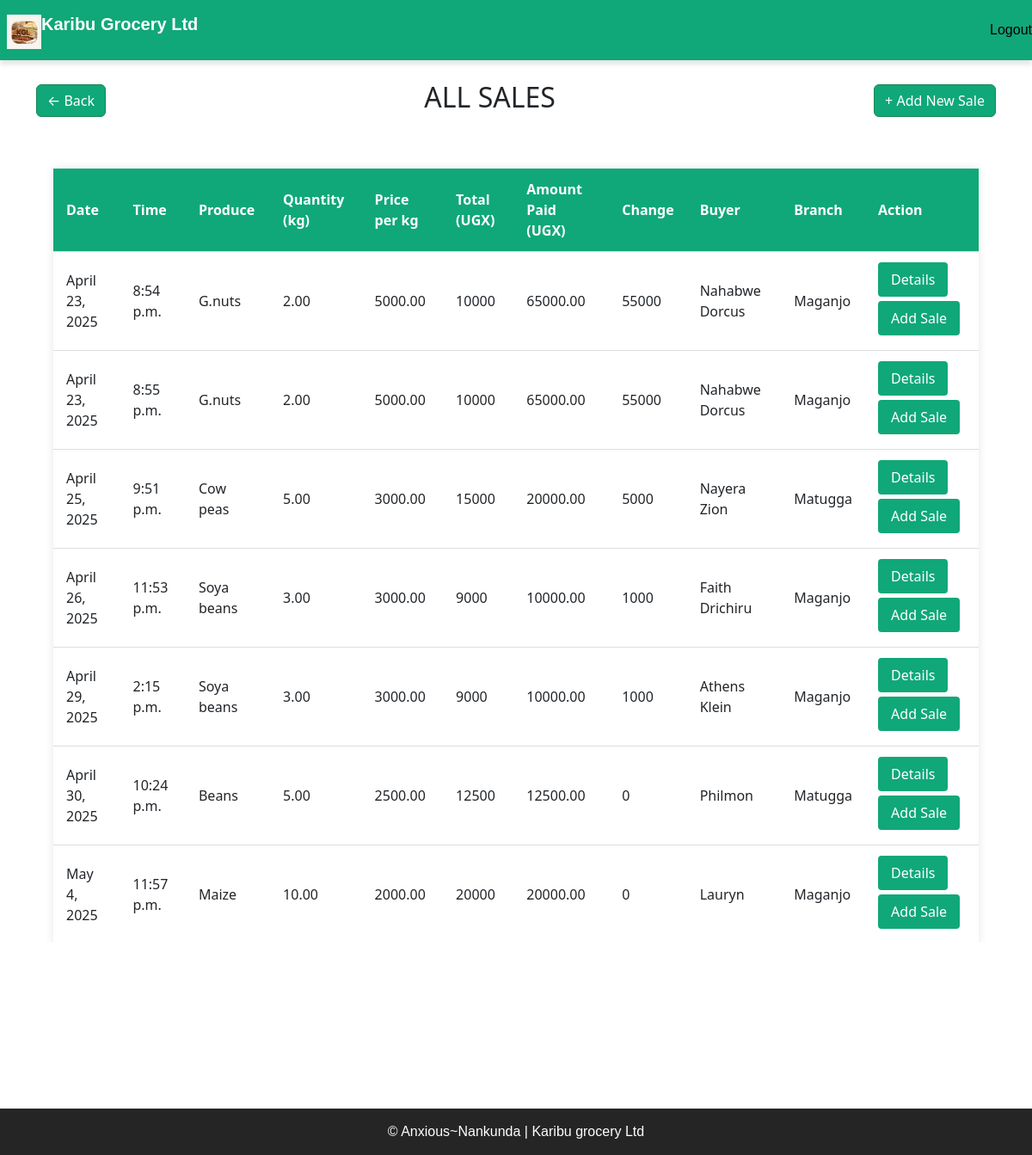
Screenshot of /allsales/ with the database file from the repository.
### home/models.py (models this page shows, shortened)
class Sale(models.Model):
    produce = models.ForeignKey(Produce, on_delete=models.SET_NULL, null=True)
    quantity = models.DecimalField(max_digits=10, decimal_places=2)
    price = models.DecimalField(max_digits=10, decimal_places=2)
    amount_paid_ugx = models.DecimalField(
        max_digits=15,
        decimal_places=2,
        validators=[MinValueValidator(10000)],
    )
    buyer_name = models.CharField(max_length=255, validators=[MinLengthValidator(2)])
    sales_agent = models.ForeignKey(
       Userprofile,
        on_delete=models.SET_NULL,
        null=True,
        blank=True,
    )
    branch = models.CharField(max_length=20, choices=BRANCH_CHOICES)
    date = models.DateField(auto_now_add=True)
    time = models.TimeField(auto_now_add=True)
    def get_total(self):
        expected_sales= self.price * self.quantity
        return int(expected_sales)
    def get_change(self):
        change = self.get_total() - self.amount_paid_ugx
        return abs(int(change))

class Produce(models.Model):
    name = models.CharField(max_length=100, unique=True)
    produce_type = models.CharField(max_length=50, validators=[MinLengthValidator(2)])
    price_per_kg = models.DecimalField(max_digits=10, decimal_places=2)
    def __str__(self):
        return self.name

### home/views.py (the view)
# urls.py: path('allsales/', views.allsales, name='allsales'),
def allsales(request):
    sales = Sale.objects.all()
    return render(request, 'home/allsales.html', {'sales': sales})

### home/templates/home/allsales.html (shortened to what this page needs)
{% extends 'base.html' %}
{% block content %}
<div class="container mt-4">
    <div class="d-flex justify-content-between align-items-center mb-3">
        <a href="javascript:history.back()" class="btn btn-success" style="background-color: rgb(16, 168, 120);">&larr; Back</a>
        <h2 class="text-center flex-grow-1">ALL SALES</h2>
        <a href="{% url 'addsales' 0 %}" class="btn btn-success" style="background-color: rgb(16, 168, 120);">+ Add New Sale</a>
    </div>
    <div class="table-container">
        <table class="stock-table">
            <thead>
                <tr>
                    <th>Date</th>
                    <th>Time</th>
                    <th>Produce</th>
                    <th>Quantity (kg)</th>
                    <th>Price per kg</th>
                    <th>Total (UGX)</th>
                    <th>Amount Paid (UGX)</th>
                    <th>Change</th>
                    <th>Buyer</th>
                    <th>Branch</th>
                    <th>Action</th>
                </tr>
            </thead>
            <tbody>
                {% for sale in sales %}
                <tr>
                    <td>{{ sale.date }}</td>
                    <td>{{ sale.time }}</td>
                    <td>{{ sale.produce }}</td>
                    <td>{{ sale.quantity }}</td>
                    <td>{{ sale.price }}</td>
                    <td>{{ sale.get_total }}</td>
                    <td>{{ sale.amount_paid_ugx }}</td>
                    <td>{{ sale.get_change }}</td>
                    <td>{{ sale.buyer_name }}</td>
                    <td>{{ sale.branch }}</td>
                    <td>
                        <a href="{% url 'sale_detail' sale.id %}" class="checkout-btn">Details</a>
                        <a href="{% url 'addsales' sale.id %}" class="checkout-btn">Add Sale</a>
                    </td>
                </tr>
                {% empty %}
                <tr>
                    <td colspan="11" class="text-center">No sales records found.</td>
                </tr>
                {% endfor %}
            </tbody>
        </table>
    </div>
</div>
{% endblock %}

### home/templates/base.html (style rules this page uses)
body, html { margin: 0; padding: 0; height: 100%; overflow-x: hidden; }

### home/templates/home/allsales.html (style rules this page uses)
.table-container { width: 100%; margin: 0 auto; padding: 20px; max-height: 70vh; overflow-y: auto; }
.stock-table { width: 100%; border-collapse: collapse; margin-top: 20px; box-shadow: 0 0 10px rgba(0, 0, 0, 0.1); }
.stock-table th, .stock-table td { padding: 12px 15px; text-align: left; border-bottom: 1px solid #ddd; }
.stock-table thead { background-color: rgb(16, 168, 120); color: white; position: sticky; top: 0; z-index: 1; }
.checkout-btn { background-color: rgb(16, 168, 120); color: white; padding: 8px 15px; border-radius: 4px; text-decoration: none; display: inline-block; text-align: center; margin-right: 5px; margin-bottom: 5px; }

### rows the page displays
Sale: date "April 23, 2025", time "8:54 p.m.", produce "G.nuts", quantity "2.00", price "5000.00", get_total "10000", amount_paid_ugx "65000.00", get_change "55000", buyer_name "Nahabwe Dorcus", branch "Maganjo"
Sale: date "April 23, 2025", time "8:55 p.m.", produce "G.nuts", quantity "2.00", price "5000.00", get_total "10000", amount_paid_ugx "65000.00", get_change "55000", buyer_name "Nahabwe Dorcus", branch "Maganjo"
Sale: date "April 25, 2025", time "9:51 p.m.", produce "Cow peas", quantity "5.00", price "3000.00", get_total "15000", amount_paid_ugx "20000.00", get_change "5000", buyer_name "Nayera Zion", branch "Matugga"
Sale: date "April 26, 2025", time "11:53 p.m.", produce "Soya beans", quantity "3.00", price "3000.00", get_total "9000", amount_paid_ugx "10000.00", get_change "1000", buyer_name "Faith Drichiru", branch "Maganjo"
Sale: date "April 29, 2025", time "2:15 p.m.", produce "Soya beans", quantity "3.00", price "3000.00", get_total "9000", amount_paid_ugx "10000.00", get_change "1000", buyer_name "Athens Klein", branch "Maganjo"
Sale: date "April 30, 2025", time "10:24 p.m.", produce "Beans", quantity "5.00", price "2500.00", get_total "12500", amount_paid_ugx "12500.00", get_change "0", buyer_name "Philmon", branch "Matugga"
Sale: date "May 4, 2025", time "11:57 p.m.", produce "Maize", quantity "10.00", price "2000.00", get_total "20000", amount_paid_ugx "20000.00", get_change "0", buyer_name "Lauryn", branch "Maganjo"
